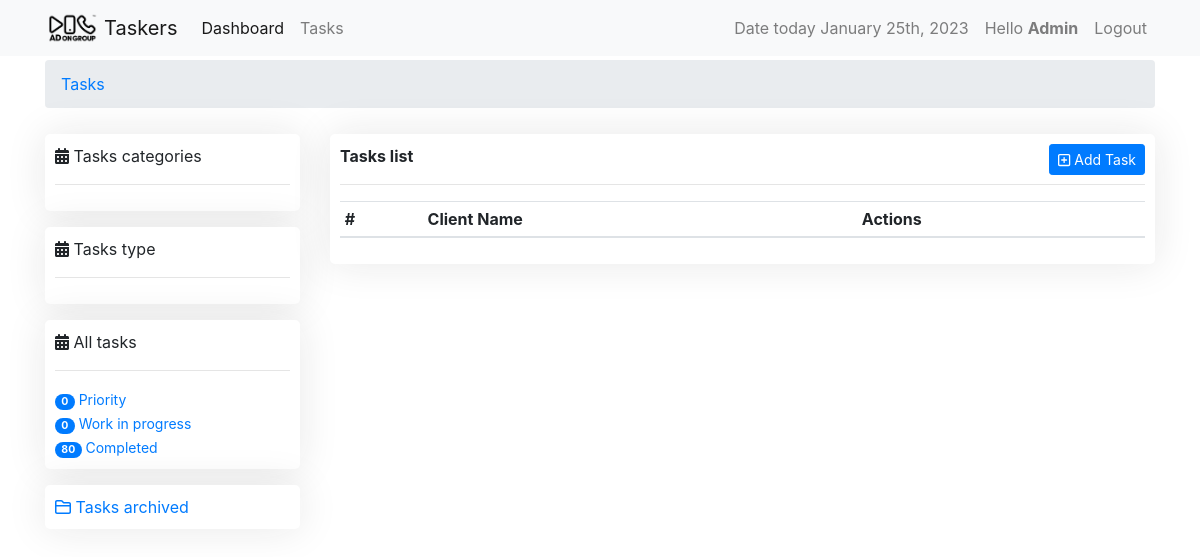
Before: /tasks/ (signed in) with the older database file.
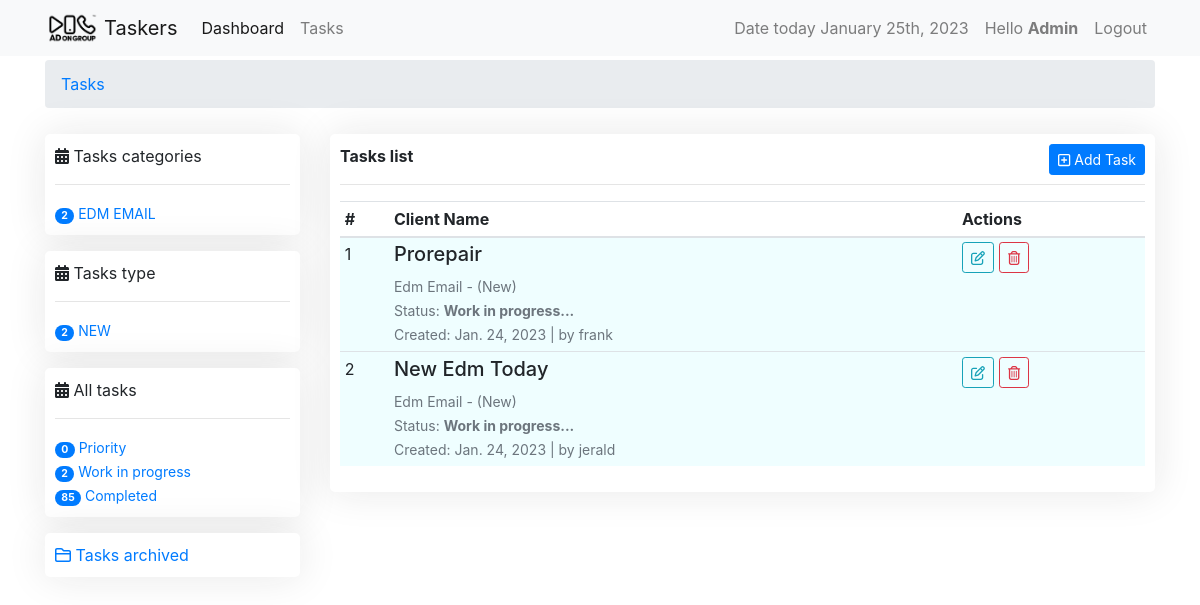
After: the same page with the newer database file.
### tasks/models.py (models this page shows, shortened)
class BaseTime(models.Model):
    created = models.DateTimeField(auto_now_add=True)
    updated = models.DateTimeField(auto_now=True)

class TaskCategory(BaseTime, models.Model):
    name = models.CharField(max_length=120, unique=True)
    task_point = models.FloatField(default=0.0)
    class Meta:
        verbose_name_plural = "Task Categories"
    def __str__(self):
        return self.name

class TaskType(BaseTime, models.Model):
    name = models.CharField(max_length=60)
    task_point = models.FloatField(default=0.0)
    def __str__(self):
        return self.name

class Task(models.Model):
    slug = models.SlugField(unique=True, null=True, blank=True)
    user = models.ForeignKey(settings.AUTH_USER_MODEL,
                             on_delete=models.CASCADE, verbose_name='designers')
    task_type = models.ForeignKey(
        TaskType, on_delete=models.CASCADE, default=1)
    task_category = models.ForeignKey(
        TaskCategory, on_delete=models.CASCADE, default=1)
    name = models.CharField(max_length=120, verbose_name="Client name")
    paradise_link = models.URLField(
        blank=True, null=True, verbose_name="task link")
    check_list_link = models.URLField(
        max_length=120, verbose_name='check list link', blank=True, null=True)
    is_priority = models.BooleanField(
        default=False, verbose_name="Is Task Priority?", help_text="Checked if task is priority.")
    is_done = models.BooleanField(default=False, verbose_name="Is Task Completed?",
                                  help_text="Note: Checked if you're done.")
    created = models.DateTimeField(auto_now_add=True)
    updated = models.DateTimeField(auto_now=True)
    class Meta:
        ordering = ['-is_priority', 'is_done', '-updated', '-created']

### tasks/views.py (the view, shortened to what this page needs)
# urls.py: path('', views.TaskListView.as_view(), name="userview"),
class TaskListView(View):
    form_class = TaskForm
    template_name = 'task_form_template.html'
    @method_decorator(login_required)
    def dispatch(self, *args, **kwargs):
        return super().dispatch(*args, **kwargs)
    def get(self, request, *args, **kwargs):
        today = timezone.now()
        yesterday = today - timezone.timedelta(days=1)
        if request.user.is_superuser:
            tasks = Task.objects.filter(Q(is_done=False) | Q(updated__date=today.date()))
            priority_tasks_today = Task.objects.filter(updated__date=today.date()).filter(is_priority=True).filter(is_done=False)
            priority_tasks_yesterday = Task.objects.filter(updated__date=yesterday.date()).filter(is_priority=True).filter(is_done=False)
            priority_tasks = Task.objects.filter(is_done=False).filter(is_priority=True)
            wip_tasks_today = Task.objects.filter(updated__date=today.date()).filter(is_done=False)
            wip_tasks_yesterday = Task.objects.filter(updated__date=yesterday.date()).filter(is_done=False)
            wip_tasks = Task.objects.filter(is_done=False)
            completed_tasks_today = Task.objects.filter(updated__date=today.date()).filter(is_done=True)
            completed_tasks_yesterday = Task.objects.filter(updated__date=yesterday.date()).filter(is_done=True)
            completed_tasks = Task.objects.filter(is_done=True)
            tasks_type = TaskType.objects.filter(Q(task__updated__date=today.date()) | Q(task__is_done=False))\
                .annotate(total_type=Count('task', distinct=True))
            tasks_categories = TaskCategory.objects.filter(Q(task__updated__date=today.date()) | Q(task__is_done=False))\
                .annotate(total_categories=Count('task', distinct=True))
            form = AdminTaskForm(request.POST or None)
        if request.user.has_perm('auth.view_user'):
            completed_tasks = Task.objects.filter(is_done=True)
            wip_tasks = Task.objects.filter(is_done=False)
            priority_tasks = Task.objects.filter(is_done=False).filter(is_priority=True)
        print(request.user.has_perm('auth.view_user'))
        context = {
                    'form': form,
                    'tasks': tasks,
                    'today': today,
                    'yesterday': yesterday,
                    'priority_tasks_today': priority_tasks_today,
                    'wip_tasks_today': wip_tasks_today,
                    'completed_tasks_today': completed_tasks_today,
                    'priority_tasks_yesterday': priority_tasks_yesterday,
                    'wip_tasks_yesterday': wip_tasks_yesterday,
                    'completed_tasks_yesterday': completed_tasks_yesterday,
                    'priority_tasks': priority_tasks,
                    'completed_tasks': completed_tasks,
                    'wip_tasks': wip_tasks,
                    'tasks_type': tasks_type,
                    'tasks_categories': tasks_categories
                }
        return render(request, self.template_name, context)

### tasks/templates/task_form_template.html (shortened to what the changed rows need)
{% extends 'base.html' %}
{% load crispy_forms_tags %}
{% block content %}
<div class="row">
    <div class="col-sm-3">
        <div class="card-container mb-3">
            <div>
                {% for cat in tasks_categories %}
                <small>
                    <span class="badge badge-primary badge-pill">{{cat.total_categories }}</span>
                    <a href="">{{ cat }}</a>
                </small><br>
                {% endfor %}
            </div>
        </div>
        <div class="card-container mb-3">
            <div>
                {% for type in tasks_type %}
                <small>
                    <span class="badge badge-primary badge-pill">{{type.total_type }}</span>
                    <a href="">{{ type }}</a>
                </small><br>
                {% endfor %}
            </div>
        </div>
        <div class="card-container mb-3">
            <div>
                     <br>
                <small><span class="badge badge-primary badge-pill">{{ wip_tasks.count }}</span>
                    <a href="{% url 'taskers:allwiptasks' %}"> Work in progress</a></small> <br>
                <small><span class="badge badge-primary badge-pill">{{ completed_tasks.count }}</span>
                    <a href="{% url 'taskers:allcompletedtasks' %}"> Completed</a></small> <br>
            </div>
        </div>
    </div>
    <div class="col-sm-9">
        <div class="card-container">
            <div>
                <table class="table table-sm" id="tasks">
                    <thead>
                        <tr>
                            <th>#</th>
                            <th>Client Name</th>
                            <th>Actions</th>
                        </tr>
                    </thead>
                    <tbody>
                        {% if request.user.is_superuser %}
                        {% for task in tasks %}
                        <tr {% if not task.is_done %} style="background-color: rgb(239, 254, 255);" {% endif %}>
                            <td>
                                {{ forloop.counter }}
                            </td>
                            <td>
                                <h5>{{ task.name|title }}</h5>
                                <small class="text-muted">{{ task.task_category|title }} - ({{ task.task_type|title }})
                                </small><br>
                                <small class="text-muted">Status:
                                    {% if task.is_done %}
                                    <strong> Completed!</strong> <br>
                                    {% else %}
                                    <strong>Work in progress...</strong> <br>
                                    {% endif %}
                                </small>
                                <small class="text-muted">Created: {{ task.created|date }} | by {{task.user}}</small>
                            </td>
                            <td>
                                {% if not task.is_done %}
                                    <a href="{% url 'taskers:taskdetail' task.slug %}" class="btn btn-outline-info btn-sm"><i class="fa-regular fa-pen-to-square"></i></a>
                                    <a href="{% url 'taskers:taskdelete' task.slug %}" class="btn btn-outline-danger btn-sm"><i class="fa-regular fa-trash-can"></i></a>
                                {% else %}
                                    <a href="{% url 'taskers:taskdetail' task.slug %}" class="btn btn-outline-success btn-sm"><i class="fa-regular fa-rectangle-list"></i> Details</a>
                                {% endif %}
                            </td>
                        </tr>
                        {% endfor %}
                        {% endif %}
                    </tbody>
                </table>
            </div>
        </div>
    </div>
</div>
{% endblock %}

Changed rows visible on the page:
now on this page (row unchanged): TaskCategory: total_categories "2", name "EDM EMAIL"
now on this page (row unchanged): TaskType: total_type "2", name "NEW"
added Task: name "Prorepair", task_category "Edm Email", task_type "New", is_done "Work in progress...", created "Jan. 24, 2023", user "frank"
added Task: name "New Edm Today", task_category "Edm Email", task_type "New", is_done "Work in progress...", created "Jan. 24, 2023", user "jerald"
Other visible differences:
{{ wip_tasks.count }}: "0" → "2"
{{ completed_tasks.count }}: "80" → "85"
